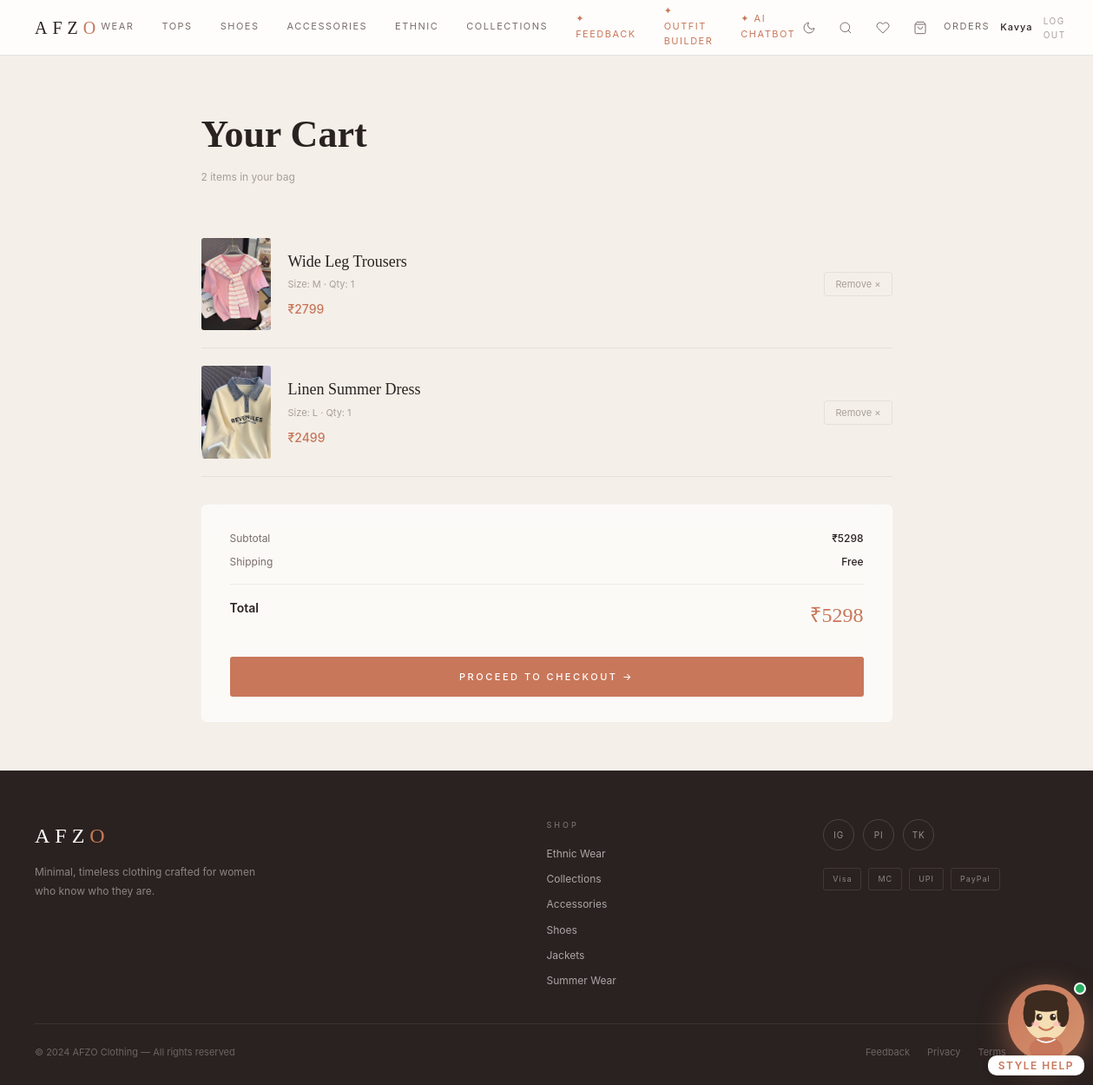
/cart (signed in), run on the app's committed database.
### tables this page shows
CREATE TABLE cart (
        id INTEGER PRIMARY KEY AUTOINCREMENT,
        user_id INTEGER,
        product_id INTEGER,
        size TEXT,
        color TEXT,
        qty INTEGER DEFAULT 1,
        FOREIGN KEY(user_id) REFERENCES users(id)
    );

### afzo-clothing/app.py (the view)
@app.route('/cart')
def cart():
    if not session.get('user'): return redirect(url_for('index'))
    con=get_db(); cur=con.cursor()
    cur.execute('SELECT cart.id,product_id,size,color,qty FROM cart WHERE user_id=?',(session['user']['id'],))
    rows=cur.fetchall(); con.close()
    items=[]
    for r in rows:
        p=next((x for x in PRODUCTS if x['id']==r[1]),None)
        if p: items.append({'cart_id':r[0],'product':p,'size':r[2],'color':r[3],'qty':r[4]})
    total=sum(i['product']['price']*i['qty'] for i in items)
    return render_template('cart.html',items=items,total=total,user=session.get('user'))

### afzo-clothing/app.py (called while the page is built)
def get_db(): return sqlite3.connect(DB)

### afzo-clothing/templates/cart.html (shortened to what this page needs)
{% extends "base.html" %}
{% block content %}
<div class="page">
  <div class="cart-wrap">
    <h1 class="cart-title">Your Cart</h1>
    <p class="cart-meta">{{ items|length }} item{{ 's' if items|length!=1 else '' }} in your bag</p>
    {% if items %}
      {% for item in items %}
      <div class="cart-row">
        <div class="cart-thumb"><img src="{{ item.product.image }}" alt="{{ item.product.name }}"></div>
        <div>
          <div class="cart-info-name">{{ item.product.name }}</div>
          <div class="cart-info-meta">Size: {{ item.size }} · Qty: {{ item.qty }}</div>
          <div class="cart-info-price">₹{{ item.product.price*item.qty }}</div>
        </div>
        <form method="POST" action="/remove-from-cart/{{ item.cart_id }}"><button type="submit" class="cart-del">Remove ×</button></form>
      </div>
      {% endfor %}
      <div class="cart-summary-box">
        <div class="sum-row"><span class="sum-label">Subtotal</span><span class="sum-val">₹{{ total }}</span></div>
        <div class="sum-row"><span class="sum-label">Shipping</span><span class="sum-val">{% if total>=5000 %}Free{% else %}₹99{% endif %}</span></div>
        <div style="height:1px;background:rgba(0,0,0,0.06);margin:16px 0"></div>
        <div class="sum-row"><span class="sum-total-label">Total</span><span class="sum-total-val">₹{{ total+(0 if total>=5000 else 99) }}</span></div>
        <button class="checkout-btn" onclick="location.href='/checkout'">Proceed to Checkout →</button>
      </div>
    {% endif %}
  </div>
</div>
{% endblock %}

### afzo-clothing/static/css/style.css (style rules this page uses)
:root { --font-serif: 'Georgia', 'Times New Roman', serif; --font-sans: 'Inter', -apple-system, BlinkMacSystemFont, 'Segoe UI', sans-serif; --dark: #2A2220; --mid: #7A6D68; --light: #A89E9A; --beige: #F4EFE9; --terra: #C8775A; --terra-dark: #A85F43; --border: rgba(42,34,32,0.12); --border-lt: rgba(42,34,32,0.07); --bg: #FFFFFF; --bg-page: #F4EFE9; --bg-card: #FFFFFF; --bg-nav: rgba(255,255,255,0.85); --nav-h: 64px; --glass-bg: rgba(255,255,255,0.65); --glass-border: rgba(255,255,255,0.5); --shadow-sm: 0 2px 12px rgba(42,34,32,0.07); --shadow-md: 0 8px 32px rgba(42,34,32,0.12); --shadow-lg: 0 24px 64px rgba(42,34,32,0.16); --transition: 0.25s cubic-bezier(0.4,0,0.2,1); }
*, *::before, *::after { box-sizing: border-box; margin: 0; padding: 0; }
html { scroll-behavior: smooth; }
body { font-family: var(--font-sans); background: var(--bg-page); color: var(--dark); line-height: 1.6; transition: background var(--transition), color var(--transition); }
img { display: block; max-width: 100%; }
button { font-family: inherit; cursor: pointer; border: none; background: none; }
.page { min-height: calc(100vh - var(--nav-h)); }
.cart-wrap { max-width: 860px; margin: 0 auto; padding: 56px 32px; }
.cart-title { font-family: var(--font-serif); font-size: 44px; color: var(--dark); margin-bottom: 4px; }
.cart-meta { font-size: 12px; color: var(--light); margin-bottom: 40px; }
.cart-row { display: grid; grid-template-columns: 80px 1fr auto; gap: 20px; align-items: center; padding: 20px 0; border-bottom: 1px solid var(--border-lt); }
.cart-thumb { aspect-ratio: 3/4; border-radius: 3px; overflow: hidden; background: var(--beige); }
.cart-thumb img { width: 100%; height: 100%; object-fit: cover; }
.cart-info-name { font-family: var(--font-serif); font-size: 18px; color: var(--dark); margin-bottom: 4px; }
.cart-info-meta { font-size: 11px; color: var(--light); margin-bottom: 8px; }
.cart-info-price { font-size: 14px; color: var(--terra); font-weight: 500; }
.cart-del { font-size: 11px; color: var(--light); padding: 6px 12px; border: 1px solid var(--border-lt); border-radius: 3px; transition: all var(--transition); }
.cart-summary-box { background: var(--glass-bg); backdrop-filter: blur(12px); border: 1px solid var(--glass-border); border-radius: 6px; padding: 28px 32px; margin-top: 32px; }
.sum-row { display: flex; justify-content: space-between; margin-bottom: 12px; }
.sum-label { font-size: 12px; color: var(--mid); }
.sum-val { font-size: 12px; color: var(--dark); font-weight: 500; }
.sum-total-label { font-size: 14px; color: var(--dark); font-weight: 600; }
.sum-total-val { font-family: var(--font-serif); font-size: 24px; color: var(--terra); }
.checkout-btn { width: 100%; margin-top: 20px; padding: 16px; background: var(--terra); color: #fff; border-radius: 3px; font-size: 11px; letter-spacing: 2.5px; text-transform: uppercase; font-weight: 500; transition: background var(--transition), transform 0.15s; }
.sum-row { display: flex; justify-content: space-between; font-size: 14px; margin-bottom: 8px; }

### data on the page
cart: shows a picture, product.name "Wide Leg Trousers", size "M", qty "1", item.product.price*item.qty "2799"
cart: shows a picture, product.name "Linen Summer Dress", size "L", qty "1", item.product.price*item.qty "2499"

### other printed values
{{ user.name.split()[0] }} "Kavya"
{{ items|length }} "2"
{{ 's' if items|length!=1 else '' }} "s"
{{ total }} "5298"
{{ total+(0 if total>=5000 else 99) }} "5298"
